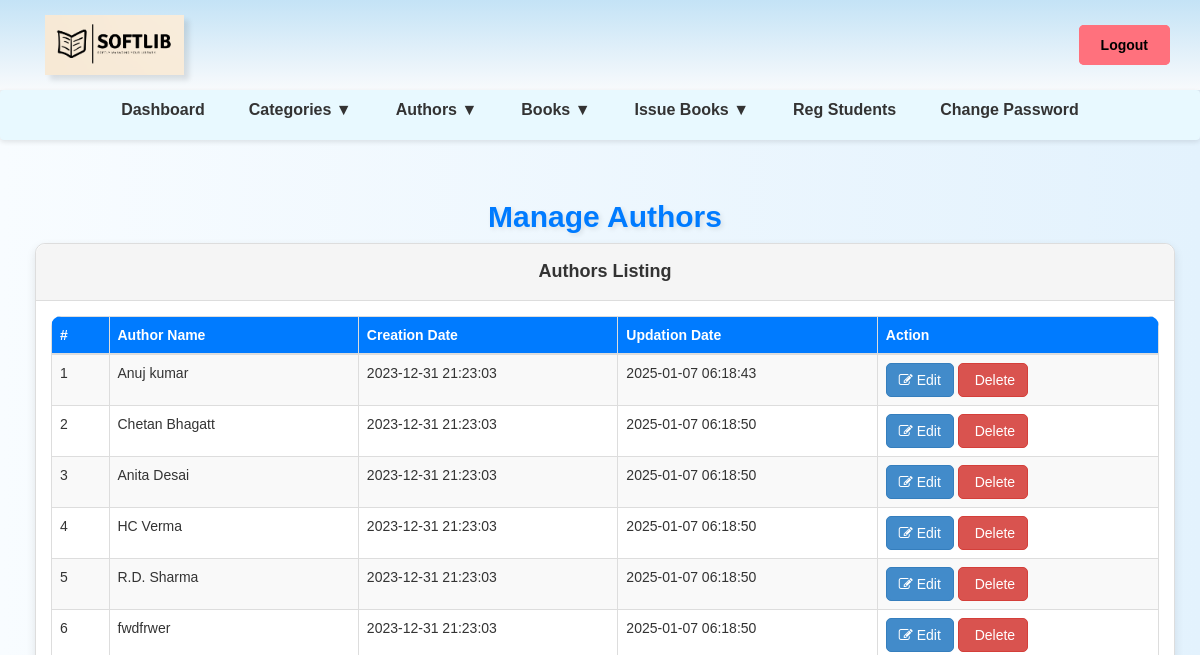
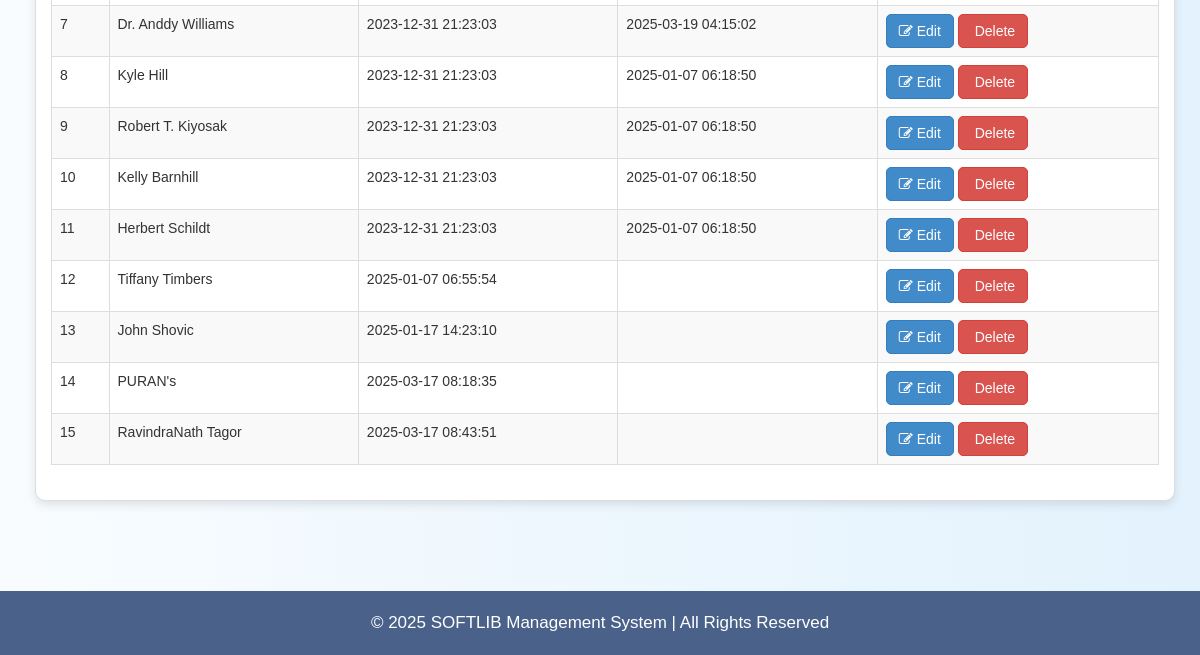
The app's page /admin/manage-authors.php (signed in), older data (2 pictures, top to bottom).
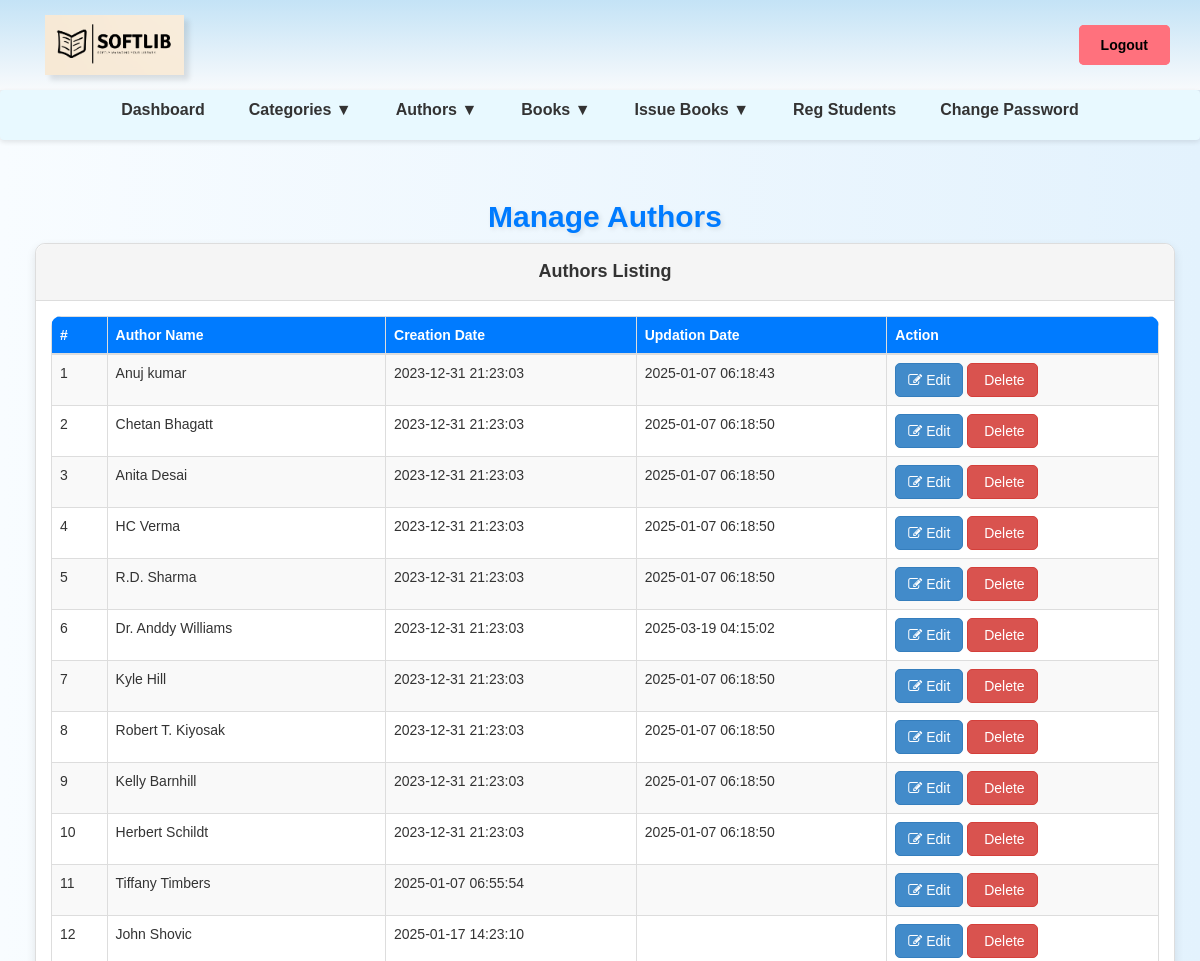
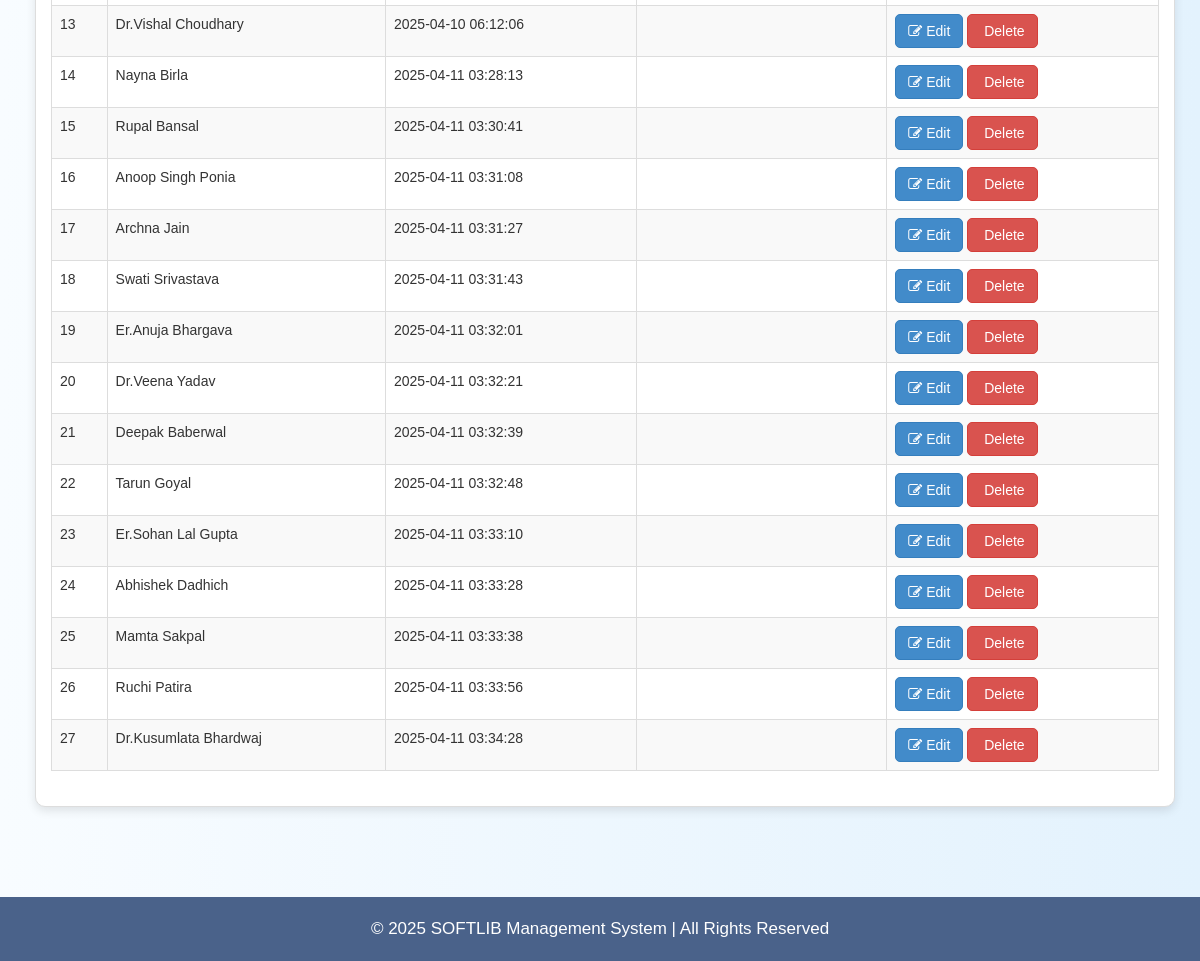
The same page, newer data (2 pictures, top to bottom).
### tables this page shows
CREATE TABLE `tblauthors` (
  `id` int(11) NOT NULL,
  `AuthorName` varchar(159) DEFAULT NULL,
  `creationDate` timestamp NULL DEFAULT current_timestamp(),
  `UpdationDate` timestamp NULL DEFAULT NULL ON UPDATE current_timestamp()
);

### admin/manage-authors.php (the view, shortened to what this page needs)
<?php
include('includes/config.php');
if (strlen($_SESSION['alogin']) == 0) {
    header('location:index.php');
} else {
?>
<!DOCTYPE html>
<html>
<head>
    <link href="assets/css/bootstrap.css" rel="stylesheet" />
    <link href="assets/css/font-awesome.css" rel="stylesheet" />
    <link href="assets/js/dataTables/dataTables.bootstrap.css" rel="stylesheet" />
    <link href="assets/css/style.css" rel="stylesheet" />
</head>
<body>
    <?php include('includes/header.php'); ?>
    <div class="content-wrapper">
        <div class="container">
            <div class="row pad-botm">
                <div class="col-md-12">
                    <h2 class="header-line text-center" style="font-weight: bold; color: #007bff; text-shadow: 2px 2px 5px rgba(0, 0, 0, 0.1);">Manage Authors</h2>
                </div>
            </div>
            <div class="row">
                <div class="col-md-12">
                    <div class="panel panel-default">
                        <div class="panel-heading">Authors Listing</div>
                        <div class="panel-body">
                            <div class="table-responsive">
                                <table class="table table-striped table-bordered table-hover" id="dataTables-example">
                                    <thead>
                                        <tr>
                                            <th>#</th>
                                            <th>Author Name</th>
                                            <th>Creation Date</th>
                                            <th>Updation Date</th>
                                            <th>Action</th>
                                        </tr>
                                    </thead>
                                    <tbody>
                                    <?php
                                    $sql = "SELECT * FROM tblauthors";
                                    $query = $dbh->prepare($sql);
                                    $query->execute();
                                    $results = $query->fetchAll(PDO::FETCH_OBJ);
                                    $cnt = 1;
                                    if($query->rowCount() > 0) {
                                        foreach($results as $result) { ?>
                                        <tr>
                                            <td><?php echo htmlentities($cnt); ?></td>
                                            <td><?php echo htmlentities($result->AuthorName); ?></td>
                                            <td><?php echo htmlentities($result->creationDate); ?></td>
                                            <td><?php echo htmlentities($result->UpdationDate); ?></td>
                                            <td>
                                                <a href="edit-author.php?athrid=<?php echo htmlentities($result->id); ?>" class="btn btn-primary btn-custom"><i class="fa fa-edit"></i> Edit</a>
                                                <a href="manage-authors.php?del=<?php echo htmlentities($result->id); ?>" onclick="return confirm('Are you sure you want to delete?');" class="btn btn-danger btn-custom"><i class="fa fa-trash"></i> Delete</a>
                                            </td>
                                        </tr>
                                    <?php $cnt++; } } ?>
                                    </tbody>
                                </table>
                            </div>
                        </div>
                    </div>
                </div>
            </div>
        </div>
    </div>
    <?php include('includes/footer.php'); ?>
</body>
</html>
<?php } ?>

Row changes from the older to the newer data that the page shows:
removed tblauthors: AuthorName "fwdfrwer", creationDate "2023-12-31 21:23:03", UpdationDate "2025-01-07 06:18:50"
removed tblauthors: AuthorName "PURAN's", creationDate "2025-03-17 08:18:35"
removed tblauthors: AuthorName "RavindraNath Tagor", creationDate "2025-03-17 08:43:51"
added tblauthors: AuthorName "Dr.Vishal Choudhary", creationDate "2025-04-10 06:12:06"
added tblauthors: AuthorName "Nayna Birla", creationDate "2025-04-11 03:28:13"
added tblauthors: AuthorName "Rupal Bansal", creationDate "2025-04-11 03:30:41"
added tblauthors: AuthorName "Anoop Singh Ponia", creationDate "2025-04-11 03:31:08"
added tblauthors: AuthorName "Archna Jain", creationDate "2025-04-11 03:31:27"
added tblauthors: AuthorName "Swati Srivastava", creationDate "2025-04-11 03:31:43"
added tblauthors: AuthorName "Er.Anuja Bhargava", creationDate "2025-04-11 03:32:01"
added tblauthors: AuthorName "Dr.Veena Yadav", creationDate "2025-04-11 03:32:21"
added tblauthors: AuthorName "Deepak Baberwal", creationDate "2025-04-11 03:32:39"
added tblauthors: AuthorName "Tarun Goyal", creationDate "2025-04-11 03:32:48"
added tblauthors: AuthorName "Er.Sohan Lal Gupta", creationDate "2025-04-11 03:33:10"
added tblauthors: AuthorName "Abhishek Dadhich", creationDate "2025-04-11 03:33:28"
added tblauthors: AuthorName "Mamta Sakpal", creationDate "2025-04-11 03:33:38"
added tblauthors: AuthorName "Ruchi Patira", creationDate "2025-04-11 03:33:56"
added tblauthors: AuthorName "Dr.Kusumlata Bhardwaj", creationDate "2025-04-11 03:34:28"
